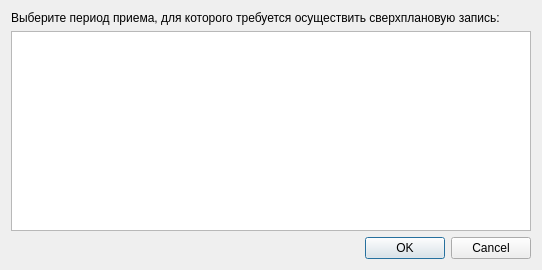
<?xml version="1.0" encoding="UTF-8"?>
<ui version="4.0">
 <class>SelectedTimeTableRowsListDialog</class>
 <widget class="QDialog" name="SelectedTimeTableRowsListDialog">
  <property name="geometry">
   <rect>
    <x>0</x>
    <y>0</y>
    <width>542</width>
    <height>270</height>
   </rect>
  </property>
  <property name="windowTitle">
   <string>Выбранные периоды приема</string>
  </property>
  <layout class="QGridLayout" name="gridLayout">
   <item row="2" column="0">
    <widget class="QDialogButtonBox" name="buttonBox">
     <property name="orientation">
      <enum>Qt::Horizontal</enum>
     </property>
     <property name="standardButtons">
      <set>QDialogButtonBox::Cancel|QDialogButtonBox::Ok</set>
     </property>
    </widget>
   </item>
   <item row="0" column="0">
    <widget class="QLabel" name="lblSelectedTimeTableRowsList">
     <property name="text">
      <string>Выберите период приема, для которого требуется осуществить сверхплановую запись:</string>
     </property>
    </widget>
   </item>
   <item row="1" column="0">
    <widget class="QTableView" name="tblSelectedTimeTableRowsList">
     <property name="selectionMode">
      <enum>QAbstractItemView::MultiSelection</enum>
     </property>
     <property name="selectionBehavior">
      <enum>QAbstractItemView::SelectRows</enum>
     </property>
    </widget>
   </item>
  </layout>
 </widget>
 <resources/>
 <connections>
  <connection>
   <sender>buttonBox</sender>
   <signal>accepted()</signal>
   <receiver>SelectedTimeTableRowsListDialog</receiver>
   <slot>accept()</slot>
   <hints>
    <hint type="sourcelabel">
     <x>248</x>
     <y>254</y>
    </hint>
    <hint type="destinationlabel">
     <x>157</x>
     <y>274</y>
    </hint>
   </hints>
  </connection>
  <connection>
   <sender>buttonBox</sender>
   <signal>rejected()</signal>
   <receiver>SelectedTimeTableRowsListDialog</receiver>
   <slot>reject()</slot>
   <hints>
    <hint type="sourcelabel">
     <x>316</x>
     <y>260</y>
    </hint>
    <hint type="destinationlabel">
     <x>286</x>
     <y>274</y>
    </hint>
   </hints>
  </connection>
 </connections>
</ui>
